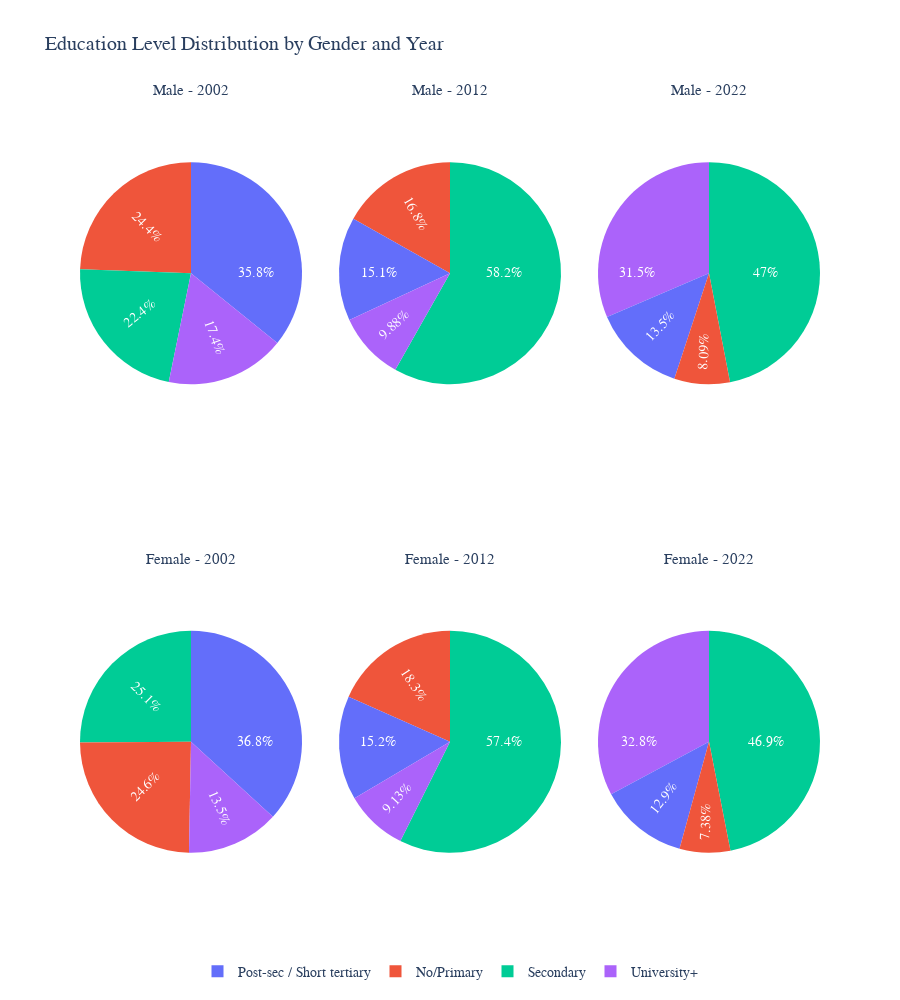

Write notebook code for a chart like this one.
### Markdown cell above
## 3. Temporal Evolution of Highest education by Gender

### Code cell
# Pie charts showing education distribution by gender for each year
from plotly.subplots import make_subplots

# Prepare data
edu_pie_data = df_combined.groupby(['year', 'sex', 'educ_4_label']).size().reset_index(name='count')
edu_pie_total = df_combined.groupby(['year', 'sex']).size().reset_index(name='total')
edu_pie_data = edu_pie_data.merge(edu_pie_total, on=['year', 'sex'])
edu_pie_data['proportion'] = edu_pie_data['count'] / edu_pie_data['total']

# Create subplots - 2 rows (Male/Female) x 3 columns (Years)
fig_pie = make_subplots(
    rows=2, cols=3,
    specs=[[{'type': 'pie'}, {'type': 'pie'}, {'type': 'pie'}],
           [{'type': 'pie'}, {'type': 'pie'}, {'type': 'pie'}]],
    subplot_titles=('Male - 2002', 'Male - 2012', 'Male - 2022',
                    'Female - 2002', 'Female - 2012', 'Female - 2022'),
    vertical_spacing=0.15,
    horizontal_spacing=0.05
)

# Define colors for education levels (consistent across all pie charts)
edu_colors = {
    'No degree': '#d62728',
    'Lower secondary': '#ff7f0e',
    'Upper secondary': '#2ca02c',
    'University': '#1f77b4'
}

# Add pie charts
for row_idx, gender in enumerate(['Male', 'Female'], start=1):
    for col_idx, year in enumerate([2002, 2012, 2022], start=1):
        data_subset = edu_pie_data[(edu_pie_data['sex'] == gender) & (edu_pie_data['year'] == year)]
        
        # Sort by education level for consistency
        data_subset = data_subset.sort_values('educ_4_label')
        
        colors = [edu_colors.get(edu, '#gray') for edu in data_subset['educ_4_label']]
        
        fig_pie.add_trace(
            go.Pie(
                labels=data_subset['educ_4_label'],
                values=data_subset['count'],
                marker=dict(colors=colors),
                textposition='inside',
                textinfo='percent',
                textfont=dict(size=14, color='white'),
                insidetextorientation='radial',
                hovertemplate='<b>%{label}</b><br>Percentage: %{percent}<br>Count: %{value}<extra></extra>',
                showlegend=(row_idx == 1 and col_idx == 1)  # Show legend only once
            ),
            row=row_idx, col=col_idx
        )

fig_pie.update_layout(
    title_text='Education Level Distribution by Gender and Year',
    title_font_size=20,
    font=dict(size=13, family='Arial'),
    height=1000,
    showlegend=True,
    legend=dict(
        orientation="h",
        yanchor="top",
        y=-0.05,
        xanchor="center",
        x=0.5,
        font=dict(size=14)
    )
)

# Update subplot titles font size
for annotation in fig_pie['layout']['annotations']:
    annotation['font'] = dict(size=15)

fig_pie.show()

### Figure 1 — Plotly figure (JSON) as saved in the notebook; plotly's stock layout.template omitted (floating-point values rounded to 4 significant figures)
{"data": [{"domain": {"x": [0, 0.3], "y": [0.575, 1]}, "hovertemplate": "<b>%{label}</b><br>Percentage: %{percent}<br>Count: %{value}<extra></extra>", "insidetextorientation": "radial", "labels": ["No/Primary", "Post-sec / Short tertiary", "Secondary", "University+"], "marker": {"colors": ["#gray", "#gray", "#gray", "#gray"]}, "showlegend": true, "textfont": {"color": "white", "size": 14}, "textinfo": "percent", "textposition": "inside", "type": "pie", "values": [2587, 3794, 2369, 1842]}, {"domain": {"x": [0.35, 0.65], "y": [0.575, 1]}, "hovertemplate": "<b>%{label}</b><br>Percentage: %{percent}<br>Count: %{value}<extra></extra>", "insidetextorientation": "radial", "labels": ["No/Primary", "Post-sec / Short tertiary", "Secondary", "University+"], "marker": {"colors": ["#gray", "#gray", "#gray", "#gray"]}, "showlegend": false, "textfont": {"color": "white", "size": 14}, "textinfo": "percent", "textposition": "inside", "type": "pie", "values": [2814, 2524, 9731, 1652]}, {"domain": {"x": [0.7, 1], "y": [0.575, 1]}, "hovertemplate": "<b>%{label}</b><br>Percentage: %{percent}<br>Count: %{value}<extra></extra>", "insidetextorientation": "radial", "labels": ["No/Primary", "Post-sec / Short tertiary", "Secondary", "University+"], "marker": {"colors": ["#gray", "#gray", "#gray", "#gray"]}, "showlegend": false, "textfont": {"color": "white", "size": 14}, "textinfo": "percent", "textposition": "inside", "type": "pie", "values": [779, 1299, 4523, 3030]}, {"domain": {"x": [0, 0.3], "y": [0, 0.425]}, "hovertemplate": "<b>%{label}</b><br>Percentage: %{percent}<br>Count: %{value}<extra></extra>", "insidetextorientation": "radial", "labels": ["No/Primary", "Post-sec / Short tertiary", "Secondary", "University+"], "marker": {"colors": ["#gray", "#gray", "#gray", "#gray"]}, "showlegend": false, "textfont": {"color": "white", "size": 14}, "textinfo": "percent", "textposition": "inside", "type": "pie", "values": [3198, 4779, 3259, 1753]}, {"domain": {"x": [0.35, 0.65], "y": [0, 0.425]}, "hovertemplate": "<b>%{label}</b><br>Percentage: %{percent}<br>Count: %{value}<extra></extra>", "insidetextorientation": "radial", "labels": ["No/Primary", "Post-sec / Short tertiary", "Secondary", "University+"], "marker": {"colors": ["#gray", "#gray", "#gray", "#gray"]}, "showlegend": false, "textfont": {"color": "white", "size": 14}, "textinfo": "percent", "textposition": "inside", "type": "pie", "values": [3155, 2608, 9871, 1570]}, {"domain": {"x": [0.7, 1], "y": [0, 0.425]}, "hovertemplate": "<b>%{label}</b><br>Percentage: %{percent}<br>Count: %{value}<extra></extra>", "insidetextorientation": "radial", "labels": ["No/Primary", "Post-sec / Short tertiary", "Secondary", "University+"], "marker": {"colors": ["#gray", "#gray", "#gray", "#gray"]}, "showlegend": false, "textfont": {"color": "white", "size": 14}, "textinfo": "percent", "textposition": "inside", "type": "pie", "values": [782, 1367, 4972, 3480]}], "layout": {"annotations": [{"font": {"size": 15}, "showarrow": false, "text": "Male - 2002", "x": 0.15, "xanchor": "center", "xref": "paper", "y": 1, "yanchor": "bottom", "yref": "paper"}, {"font": {"size": 15}, "showarrow": false, "text": "Male - 2012", "x": 0.5, "xanchor": "center", "xref": "paper", "y": 1, "yanchor": "bottom", "yref": "paper"}, {"font": {"size": 15}, "showarrow": false, "text": "Male - 2022", "x": 0.85, "xanchor": "center", "xref": "paper", "y": 1, "yanchor": "bottom", "yref": "paper"}, {"font": {"size": 15}, "showarrow": false, "text": "Female - 2002", "x": 0.15, "xanchor": "center", "xref": "paper", "y": 0.425, "yanchor": "bottom", "yref": "paper"}, {"font": {"size": 15}, "showarrow": false, "text": "Female - 2012", "x": 0.5, "xanchor": "center", "xref": "paper", "y": 0.425, "yanchor": "bottom", "yref": "paper"}, {"font": {"size": 15}, "showarrow": false, "text": "Female - 2022", "x": 0.85, "xanchor": "center", "xref": "paper", "y": 0.425, "yanchor": "bottom", "yref": "paper"}], "font": {"family": "Arial", "size": 13}, "height": 1000, "legend": {"font": {"size": 14}, "orientation": "h", "x": 0.5, "xanchor": "center", "y": -0.05, "yanchor": "top"}, "showlegend": true, "title": {"font": {"size": 20}, "text": "Education Level Distribution by Gender and Year"}}}
